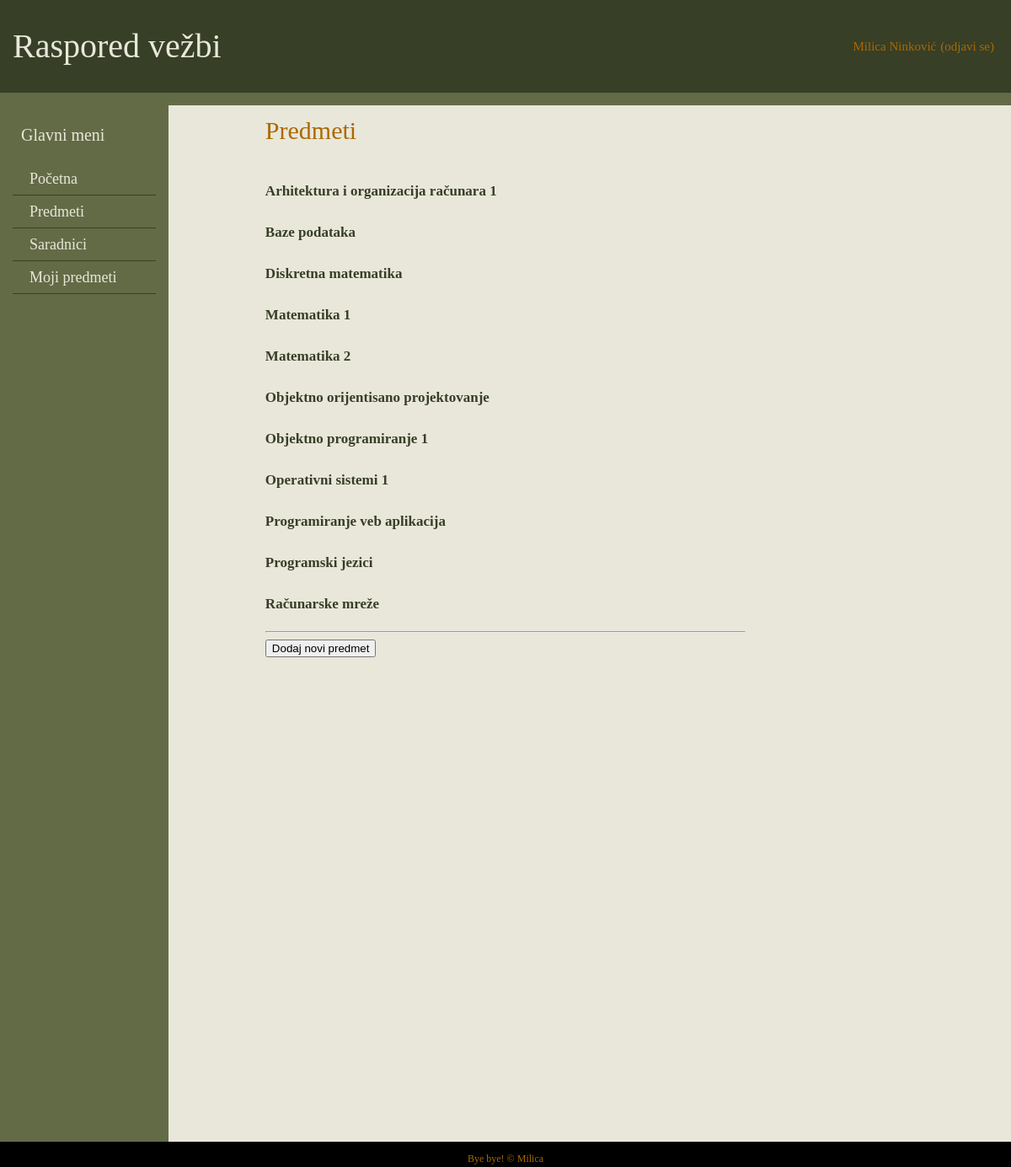
Screenshot of /predmeti.php (signed in) with the database file from the repository.
### tables this page shows
CREATE TABLE `predmeti` (
  `id` int(11) NOT NULL,
  `naziv` varchar(100) NOT NULL,
  `opis` text,
  `lab` int(11) NOT NULL
);

### Konekcija.php (called while the page is built, shortened)
<?php
class Konekcija
{
    private $con;
    private static $pok;
    private function __construct()
    {
        $host = DB_HOST;
        $user = DB_USER;
        $name = DB_NAME;
        $pass = DB_PASS;
        $this->con = @mysqli_connect($host, $user, $pass, $name)
        OR
        die('Konekcija sa bazom nije uspela' . mysqli_connect_error());
        mysqli_set_charset($this->con, 'utf8');
    }
    public static function pokazivacKon(){
        if( self::$pok ==null )
            self::$pok = new Konekcija();
        return self::$pok;
    }
    public function getKonekcija()
    {
        return $this->con;
    }
    public static function upit($query){
        return   Konekcija::pokazivacKon()->getKonekcija()->query($query);
    }
    public static function prazna($result){
        if($result->num_rows===0)
            return 0;
        else
            return 1;
    }
}

### Predmet.php (the view, shortened to what this page needs)
<?php
include_once 'Konekcija.php';
class Predmet
{
    public static function listajPredmet(){
        $qry="SELECT id, naziv  FROM predmeti where 1";
        $result=Konekcija::upit($qry);
        $error="Trenutno ne postoji nijedan predmet, pogledajte kasnije";
        $valid=Konekcija::prazna($result);
        if($valid==1){
            while($row=$result->fetch_assoc()){
                $id=$row['id'];
                $name=$row['naziv'];
               self::pisiListu($id, $name);
            }
        }
        else echo '<br><br><h3>'.$error.'</h3>';
    }
    public static function pisiListu($id,$name){
        echo '<br><li class="lista"><a href="stranapredmeta.php?id='.$id.'">'.$name.'</a></li><br>';
    }
}

### css/style.css (style rules this page uses)
html, body, div, span, applet, object, iframe, h1, h2, h3, h4, h5, h6, p, blockquote, pre, a, abbr, acronym, address, big, cite, code, del, dfn, em, img, ins, kbd, q, s, samp, small, strike, strong, sub, sup, tt, var, b, u, i, center, dl, dt, dd, ol, ul, li, fieldset, form, label, legend, table, caption, tbody, tfoot, thead, tr, th, td, article, aside, canvas, details, embed, figure, figcaption, footer, header, menu, nav, output, ruby, section, summary, time, mark, audio, video { margin: 0; padding: 0; border: 0; font-size: 100%; font: inherit; vertical-align: baseline; }
body { line-height: 1; }
body { padding:0; margin:0; background-color:#e9e7da ; color: #AA6900; }
.lista { list-style-type: none; }
.lista a { text-decoration: none; color:#373f27; font-size:17px; font-weight: bold; }

### css/grid.css (style rules this page uses)
html { box-sizing: border-box; }
*,*:before,*:after { box-sizing: inherit; }

### rows the page displays
predmeti: naziv "Arhitektura i organizacija računara 1"
predmeti: naziv "Baze podataka"
predmeti: naziv "Diskretna matematika"
predmeti: naziv "Matematika 1"
predmeti: naziv "Matematika 2"
predmeti: naziv "Objektno orijentisano projektovanje"
predmeti: naziv "Objektno programiranje 1"
predmeti: naziv "Operativni sistemi 1"
predmeti: naziv "Programiranje veb aplikacija"
predmeti: naziv "Programski jezici"
predmeti: naziv "Računarske mreže"

### other values shown
$_SESSION['ime'] "Milica"
$_SESSION['prezime'] "Ninković"
$page_title "Predmeti"
